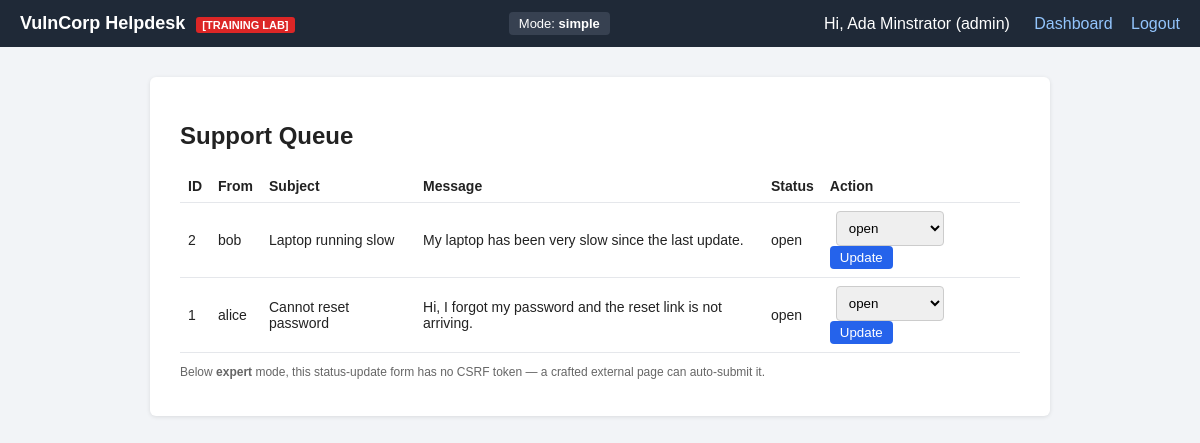
Screenshot of /support/tickets.php (signed in) with the database file from the repository.
### tables this page shows
CREATE TABLE settings (
    id INT PRIMARY KEY AUTO_INCREMENT,
    difficulty VARCHAR(20) NOT NULL DEFAULT 'simple'
);

CREATE TABLE tickets (
    id INT PRIMARY KEY AUTO_INCREMENT,
    user_id INT NOT NULL,
    subject VARCHAR(150) NOT NULL,
    message TEXT NOT NULL,
    status VARCHAR(20) DEFAULT 'open',
    created_at TIMESTAMP DEFAULT CURRENT_TIMESTAMP,
    FOREIGN KEY (user_id) REFERENCES users(id)
);

CREATE TABLE users (
    id INT PRIMARY KEY AUTO_INCREMENT,
    username VARCHAR(50) NOT NULL UNIQUE,
    password VARCHAR(255) NOT NULL,    
    role ENUM('admin','support','user') NOT NULL DEFAULT 'user',
    full_name VARCHAR(100),
    email VARCHAR(100),
    session_token VARCHAR(64) DEFAULT NULL,
    reset_token VARCHAR(64) DEFAULT NULL,      
    reset_expires DATETIME DEFAULT NULL,
    bonus_claimed TINYINT(1) NOT NULL DEFAULT 0,   
    bonus_credits INT NOT NULL DEFAULT 0,
    created_at TIMESTAMP DEFAULT CURRENT_TIMESTAMP
);

### includes/compat.php (called while the page is built, shortened)
<?php
function app_base() {
    static $base = null;
    if ($base === null) {
        $script_dir = isset($_SERVER['SCRIPT_NAME']) ? dirname($_SERVER['SCRIPT_NAME']) : '';
        $script_dir = str_replace('\\', '/', $script_dir);
        $known_subfolders = array('admin', 'user', 'support', 'challenges', 'toolkit', 'api', 'feedback');
        $last_segment = basename($script_dir);
        if (in_array($last_segment, $known_subfolders, true)) {
            $base = dirname($script_dir);
        } else {
            $base = $script_dir;
        }
        if ($base === '/' || $base === '.' || $base === '\\') {
            $base = '';
        }
        $base = rtrim($base, '/');
    }
    return $base;
}

### includes/db.php (called while the page is built, shortened)
<?php
require_once dirname(__FILE__) . '/compat.php';
function get_difficulty($conn) {
    $res = mysqli_query($conn, "SELECT difficulty FROM settings LIMIT 1");
    if ($res && $row = mysqli_fetch_assoc($res)) {
        return $row['difficulty'];
    }
    return 'simple';
}

### includes/render.php (called while the page is built, shortened)
<?php
function render_ticket_text($text, $difficulty) {
    if ($difficulty === 'simple') {
        return $text;
    }
    return htmlspecialchars($text, ENT_QUOTES);
}

### support/tickets.php (the view, shortened to what this page needs)
<?php
require_once dirname(__FILE__) . '/../includes/db.php';
require_once dirname(__FILE__) . '/../includes/render.php';
$difficulty = get_difficulty($conn);
$res = mysqli_query($conn, "SELECT t.*, u.username FROM tickets t JOIN users u ON u.id = t.user_id ORDER BY t.id DESC");
include dirname(__FILE__) . '/../includes/header.php';
?>
<h2>Support Queue</h2>
<table>
<tr><th>ID</th><th>From</th><th>Subject</th><th>Message</th><th>Status</th><th>Action</th></tr>
<?php while ($row = mysqli_fetch_assoc($res)): ?>
<tr>
    <td><?php echo (int)$row['id']; ?></td>
    <td><?php echo htmlspecialchars($row['username']); ?></td>
    <td><?php echo render_ticket_text($row['subject'], $difficulty); ?></td>
    <td><?php echo render_ticket_text($row['message'], $difficulty); ?></td>
    <td><?php echo htmlspecialchars($row['status']); ?></td>
    <td>
        <form method="POST" style="margin:0;">
            <select name="status" style="width:auto;display:inline-block;margin:0 6px;">
                <option value="open" <?php if($row['status']=='open') echo 'selected'; ?>>open</option>
            </select>
            <button type="submit" style="padding:4px 10px;">Update</button>
        </form>
    </td>
</tr>
<?php endwhile; ?>
</table>
<p class="small">Below <strong>expert</strong> mode, this status-update form has no CSRF token — a crafted external page can auto-submit it.</p>
<?php include dirname(__FILE__) . '/../includes/footer.php'; ?>

### includes/header.php (shortened to what this page needs)
<!DOCTYPE html>
<html lang="en">
<head>
<link rel="stylesheet" href="<?php echo app_base(); ?>/assets/style.css">
</head>
<body>
<div class="topbar">
    <div class="brand">VulnCorp Helpdesk <span class="tag">[TRAINING LAB]</span></div>
    <div class="mode-badge">Mode: <strong><?php echo htmlspecialchars(get_difficulty($conn)); ?></strong></div>
    <?php if (isset($_SESSION['user_id'])): ?>
    <div class="nav">
        <span>Hi, <?php echo htmlspecialchars($_SESSION['full_name']); ?> (<?php echo htmlspecialchars($_SESSION['role']); ?>)</span>
        <a href="<?php echo app_base(); ?>/dashboard.php">Dashboard</a>
        <a href="<?php echo app_base(); ?>/logout.php">Logout</a>
    </div>
    <?php endif; ?>
</div>
<div class="container">

### assets/style.css (style rules this page uses)
* { box-sizing: border-box; }
body { font-family: Arial, Helvetica, sans-serif; background:#f2f4f7; margin:0; color:#222; }
.topbar { background:#1f2937; color:#fff; padding:12px 20px; display:flex; align-items:center; justify-content:space-between; flex-wrap:wrap; }
.brand { font-weight:bold; font-size:18px; }
.tag { font-size:11px; background:#dc2626; padding:2px 6px; border-radius:3px; margin-left:6px; }
.mode-badge { background:#374151; padding:4px 10px; border-radius:4px; font-size:13px; }
.nav a { color:#93c5fd; margin-left:14px; text-decoration:none; }
.nav span { margin-right:6px; }
.container { max-width:900px; margin:30px auto; background:#fff; padding:25px 30px; border-radius:6px; box-shadow:0 1px 4px rgba(0,0,0,.1); }
input, select, textarea { width:100%; padding:8px; margin:6px 0 14px; border:1px solid #ccc; border-radius:4px; }
button, .btn { background:#2563eb; color:#fff; border:none; padding:9px 16px; border-radius:4px; cursor:pointer; text-decoration:none; display:inline-block; }
table { width:100%; border-collapse:collapse; margin-top:10px; }
th, td { text-align:left; padding:8px; border-bottom:1px solid #e5e7eb; font-size:14px; }
.small { font-size:12px; color:#666; }

### rows the page displays
settings: difficulty "simple"
tickets: id "2", user.username "bob", subject "Laptop running slow", message "My laptop has been very slow since the last update.", status "open"
tickets: id "1", user.username "alice", subject "Cannot reset password", message "Hi, I forgot my password and the reset link is not arriving.", status "open"

### other values shown
$_SESSION['full_name'] "Ada Minstrator"
$_SESSION['role'] "admin"
